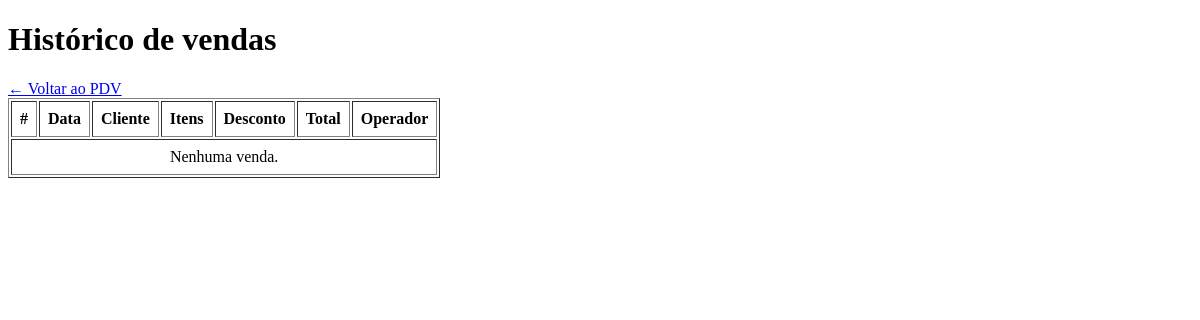
The app's page /pdv/historico (signed in), older data.
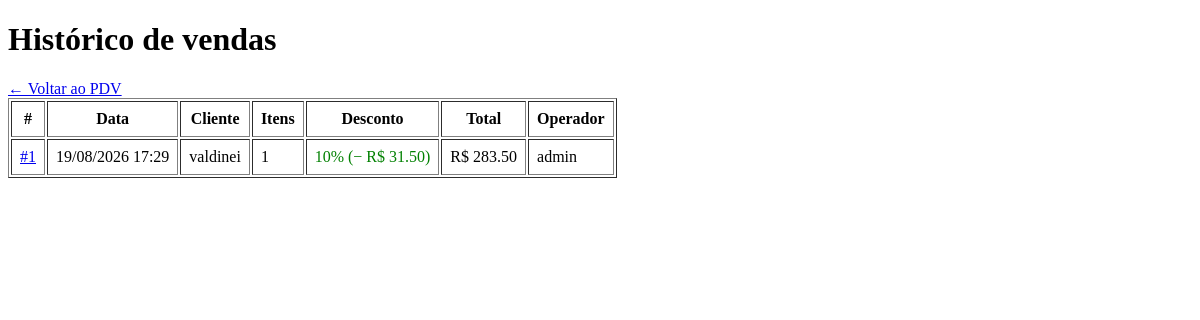
The same page, newer data.
### app/models/venda.py (models this page shows, shortened)
class Venda(Base):
    __tablename__ = "vendas"
    id         = Column(Integer, primary_key=True, index=True)
    cliente_id = Column(
        Integer,
        ForeignKey("clientes.id", ondelete="SET NULL"),
        nullable=True
    )
    usuario_id = Column(
        Integer,
        ForeignKey("usuarios.id", ondelete="SET NULL"),
        nullable=True
    )
    desconto_percentual = Column(Float, nullable=False, default=0.0)
    total_bruto  = Column(Float, nullable=False, default=0.0)
    total_liquido = Column(Float, nullable=False, default=0.0)
    observacao = Column(String(255), nullable=True)
    criado_em = Column(DateTime, server_default=func.now())
    cliente = relationship("Cliente", back_populates="vendas")
    usuario = relationship("Usuario", backref="vendas")
    itens   = relationship(
        "ItemVenda",
        back_populates="venda",
        cascade="all, delete-orphan"  # deleta itens se a venda for deletada
    )

### app/models/cliente.py (models this page shows, shortened)
class Cliente(Base):
    __tablename__ = "clientes"
    id         = Column(Integer, primary_key=True, index=True)
    nome       = Column(String(150), nullable=False, index=True)
    matricula  = Column(String(50), nullable=True, unique=True)
    telefone   = Column(String(20), nullable=True)
    is_associado = Column(Boolean, default=False, nullable=False)
    ativo      = Column(Boolean, default=True)
    criado_em  = Column(DateTime, server_default=func.now())
    vendas = relationship("Venda", back_populates="cliente")

### app/models/usuarios.py (models this page shows)
class Usuario(Base):
    __tablename__ = "usuarios"
    id = Column(Integer, primary_key=True, autoincrement=True)
    nome = Column(String(100), nullable=False)
    email = Column(String(150), unique=True, nullable=False)
    senha_hash = Column(String(255), nullable=False)
    role = Column(String(20), nullable=False, default="operador")
    ativo = Column(Boolean, default=True)
    criando_em = Column(DateTime, server_default=func.now())

### app/controllers/pdv_controller.py (the view)
@router.get("/historico")
def historico_vendas(
    request: Request,
    db: Session = Depends(get_db),
    usuario = Depends(get_usuario_logado)
):
    vendas = (
        db.query(Venda)
        .order_by(Venda.criado_em.desc())
        .limit(100)
        .all()
    )
    return templates.TemplateResponse(
        request,
        "pdv/historico.html",
        {"request": request, "usuario": usuario, "vendas": vendas}
    )

### app/templates/pdv/historico.html
<!DOCTYPE html>
<html lang="pt-br">
<head><meta charset="UTF-8"><title>Histórico de Vendas — AAPM SENAI</title></head>
<body>
    <h1>Histórico de vendas</h1>
    <a href="/pdv">← Voltar ao PDV</a>
    <table border="1" cellpadding="8">
        <thead>
            <tr>
                <th>#</th>
                <th>Data</th>
                <th>Cliente</th>
                <th>Itens</th>
                <th>Desconto</th>
                <th>Total</th>
                <th>Operador</th>
            </tr>
        </thead>
        <tbody>
            {% for v in vendas %}
            <tr>
                <td><a href="/pdv/venda/{{ v.id }}">#{{ v.id }}</a></td>
                <td>{{ v.criado_em.strftime('%d/%m/%Y %H:%M') }}</td>
                <td>{{ v.cliente.nome if v.cliente else "Balcão" }}</td>
                <td>{{ v.itens | length }}</td>
                <td>
                    {% if v.desconto_percentual > 0 %}
                        <span style="color:green">
                            {{ v.desconto_percentual|int }}%
                            (− R$ {{ "%.2f"|format(v.desconto_valor) }})
                        </span>
                    {% else %}—{% endif %}
                </td>
                <td>R$ {{ "%.2f"|format(v.total_liquido) }}</td>
                <td>{{ v.usuario.nome if v.usuario else "—" }}</td>
            </tr>
            {% endfor %}
            {% if not vendas %}
            <tr><td colspan="7" style="text-align:center">Nenhuma venda.</td></tr>
            {% endif %}
        </tbody>
    </table>
</body>
</html>

Row changes from the older to the newer data that the page shows:
added Venda: id "1", criado_em "19/08/2026 17:29", cliente "valdinei", itens|length "1", desconto_percentual "10", desconto_valor "31.50", total_liquido "283.50", usuario "admin"
Text that changed along with them:
text no longer shown: "Nenhuma venda."
